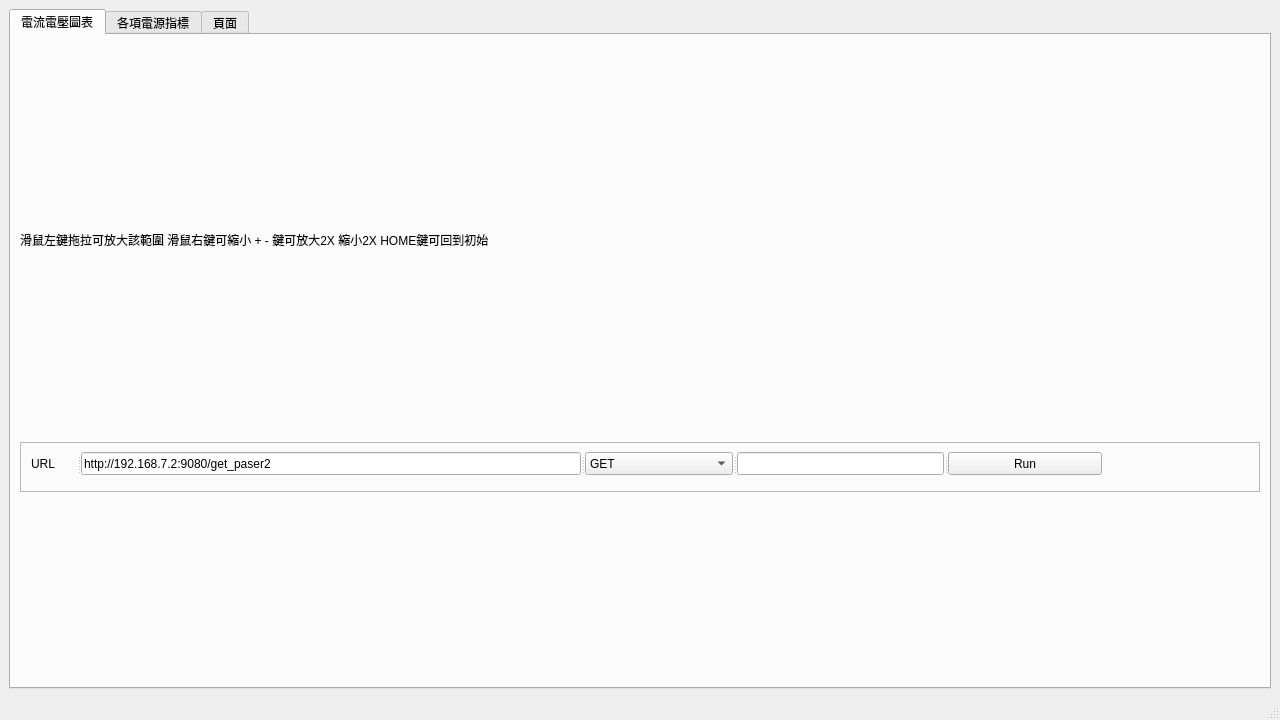
<?xml version="1.0" encoding="UTF-8"?>
<ui version="4.0">
 <class>MainWindow</class>
 <widget class="QMainWindow" name="MainWindow">
  <property name="geometry">
   <rect>
    <x>0</x>
    <y>0</y>
    <width>1280</width>
    <height>720</height>
   </rect>
  </property>
  <property name="windowTitle">
   <string>MainWindow</string>
  </property>
  <widget class="QWidget" name="centralwidget">
   <layout class="QGridLayout" name="gridLayout">
    <item row="0" column="1">
     <widget class="QTabWidget" name="tabWidget">
      <property name="sizePolicy">
       <sizepolicy hsizetype="Expanding" vsizetype="Expanding">
        <horstretch>0</horstretch>
        <verstretch>0</verstretch>
       </sizepolicy>
      </property>
      <property name="maximumSize">
       <size>
        <width>1902</width>
        <height>1021</height>
       </size>
      </property>
      <property name="currentIndex">
       <number>0</number>
      </property>
      <widget class="QWidget" name="tab">
       <attribute name="title">
        <string>電流電壓圖表</string>
       </attribute>
       <layout class="QGridLayout" name="gridLayout_2">
        <item row="0" column="0">
         <widget class="QLabel" name="label">
          <property name="maximumSize">
           <size>
            <width>16777215</width>
            <height>20</height>
           </size>
          </property>
          <property name="text">
           <string>滑鼠左鍵拖拉可放大該範圍 滑鼠右鍵可縮小 + - 鍵可放大2X 縮小2X HOME鍵可回到初始</string>
          </property>
         </widget>
        </item>
        <item row="1" column="0">
         <layout class="QGridLayout" name="gridLayout_3" rowstretch="1,1">
          <item row="0" column="0">
           <widget class="QFrame" name="frame">
            <property name="sizePolicy">
             <sizepolicy hsizetype="Preferred" vsizetype="Fixed">
              <horstretch>0</horstretch>
              <verstretch>0</verstretch>
             </sizepolicy>
            </property>
            <property name="minimumSize">
             <size>
              <width>0</width>
              <height>50</height>
             </size>
            </property>
            <property name="frameShape">
             <enum>QFrame::StyledPanel</enum>
            </property>
            <property name="frameShadow">
             <enum>QFrame::Raised</enum>
            </property>
            <widget class="QSplitter" name="splitter">
             <property name="geometry">
              <rect>
               <x>11</x>
               <y>10</y>
               <width>1071</width>
               <height>23</height>
              </rect>
             </property>
             <property name="orientation">
              <enum>Qt::Horizontal</enum>
             </property>
             <widget class="QLabel" name="label_2">
              <property name="maximumSize">
               <size>
                <width>100</width>
                <height>16777215</height>
               </size>
              </property>
              <property name="text">
               <string>URL</string>
              </property>
             </widget>
             <widget class="QLineEdit" name="lineEdit_1">
              <property name="minimumSize">
               <size>
                <width>500</width>
                <height>0</height>
               </size>
              </property>
              <property name="maximumSize">
               <size>
                <width>520</width>
                <height>16777215</height>
               </size>
              </property>
              <property name="text">
               <string>http://192.168.7.2:9080/get_paser2</string>
              </property>
             </widget>
             <widget class="QComboBox" name="comboBox">
              <property name="sizePolicy">
               <sizepolicy hsizetype="Fixed" vsizetype="Fixed">
                <horstretch>0</horstretch>
                <verstretch>0</verstretch>
               </sizepolicy>
              </property>
              <property name="minimumSize">
               <size>
                <width>50</width>
                <height>0</height>
               </size>
              </property>
              <item>
               <property name="text">
                <string>GET</string>
               </property>
              </item>
              <item>
               <property name="text">
                <string>POST</string>
               </property>
              </item>
              <item>
               <property name="text">
                <string>DELETE</string>
               </property>
              </item>
             </widget>
             <widget class="QLineEdit" name="lineEdit_2">
              <property name="maximumSize">
               <size>
                <width>250</width>
                <height>16777215</height>
               </size>
              </property>
             </widget>
             <widget class="QPushButton" name="getButton">
              <property name="maximumSize">
               <size>
                <width>200</width>
                <height>16777215</height>
               </size>
              </property>
              <property name="text">
               <string>Run</string>
              </property>
             </widget>
            </widget>
            <widget class="QWidget" name="verticalLayoutWidget_3">
             <property name="geometry">
              <rect>
               <x>1100</x>
               <y>10</y>
               <width>121</width>
               <height>31</height>
              </rect>
             </property>
             <layout class="QVBoxLayout" name="verticalLayout_4"/>
            </widget>
           </widget>
          </item>
          <item row="1" column="0">
           <layout class="QVBoxLayout" name="verticalLayout"/>
          </item>
         </layout>
        </item>
       </layout>
      </widget>
      <widget class="QWidget" name="tab_2">
       <attribute name="title">
        <string>各項電源指標</string>
       </attribute>
       <widget class="QWidget" name="verticalLayoutWidget">
        <property name="geometry">
         <rect>
          <x>10</x>
          <y>10</y>
          <width>401</width>
          <height>291</height>
         </rect>
        </property>
        <layout class="QVBoxLayout" name="verticalLayout_2">
         <property name="sizeConstraint">
          <enum>QLayout::SetDefaultConstraint</enum>
         </property>
        </layout>
       </widget>
       <widget class="QWidget" name="verticalLayoutWidget_2">
        <property name="geometry">
         <rect>
          <x>10</x>
          <y>310</y>
          <width>401</width>
          <height>311</height>
         </rect>
        </property>
        <layout class="QVBoxLayout" name="verticalLayout_3">
         <property name="sizeConstraint">
          <enum>QLayout::SetDefaultConstraint</enum>
         </property>
        </layout>
       </widget>
       <widget class="QWidget" name="gridLayoutWidget">
        <property name="geometry">
         <rect>
          <x>420</x>
          <y>10</y>
          <width>751</width>
          <height>611</height>
         </rect>
        </property>
        <layout class="QGridLayout" name="gridLayout_4">
         <item row="0" column="0">
          <widget class="QTabWidget" name="tabWidget_2">
           <property name="currentIndex">
            <number>1</number>
           </property>
           <widget class="QWidget" name="tab_4">
            <attribute name="title">
             <string>電源頻譜分析</string>
            </attribute>
            <widget class="QWidget" name="verticalLayoutWidget_4">
             <property name="geometry">
              <rect>
               <x>10</x>
               <y>10</y>
               <width>721</width>
               <height>561</height>
              </rect>
             </property>
             <layout class="QVBoxLayout" name="verticalLayout_5"/>
            </widget>
           </widget>
           <widget class="QWidget" name="tab_5">
            <attribute name="title">
             <string>電源向量圖</string>
            </attribute>
            <widget class="QWidget" name="gridLayoutWidget_2">
             <property name="geometry">
              <rect>
               <x>10</x>
               <y>10</y>
               <width>721</width>
               <height>561</height>
              </rect>
             </property>
             <layout class="QGridLayout" name="gridLayout_5"/>
            </widget>
           </widget>
          </widget>
         </item>
        </layout>
       </widget>
      </widget>
      <widget class="QWidget" name="tab_3">
       <attribute name="title">
        <string>頁面</string>
       </attribute>
       <layout class="QGridLayout" name="gridLayout_6">
        <item row="0" column="1">
         <widget class="QPlainTextEdit" name="headerText"/>
        </item>
        <item row="1" column="1">
         <widget class="QPlainTextEdit" name="bodyText"/>
        </item>
        <item row="0" column="0">
         <widget class="QPlainTextEdit" name="plainTextEdit"/>
        </item>
       </layout>
      </widget>
     </widget>
    </item>
   </layout>
  </widget>
  <widget class="QMenuBar" name="menubar">
   <property name="geometry">
    <rect>
     <x>0</x>
     <y>0</y>
     <width>1280</width>
     <height>22</height>
    </rect>
   </property>
  </widget>
  <widget class="QStatusBar" name="statusbar"/>
 </widget>
 <resources/>
 <connections/>
</ui>
